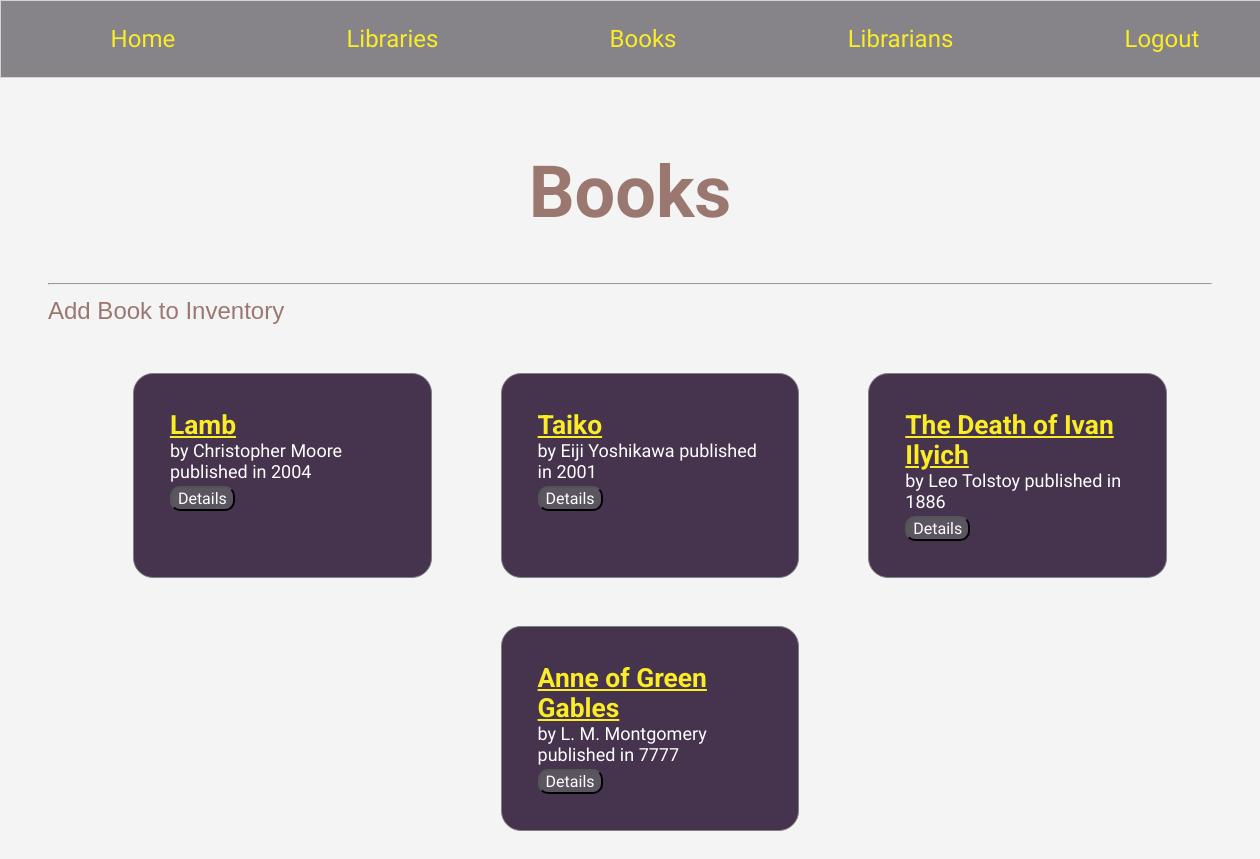
The app's page /books/ (signed in) with its own data.
### libraryapp/models/book.py (models this page shows, shortened)
class Book(models.Model):
    title = models.CharField(max_length = 50)
    ISBN = models.CharField(max_length=100)
    author = models.CharField(max_length=50)
    year_published = models.IntegerField()
    location = models.ForeignKey(Library, on_delete=models.CASCADE)
    librarian = models.ForeignKey(Librarian, on_delete=models.CASCADE)

### libraryapp/views/books/list.py (the view, shortened to what this page needs)
# urls.py: path('books/', book_list, name='books'),
@login_required
def book_list(request):
    if request.method == 'GET':
        with sqlite3.connect(Connection.db_path) as conn:
            conn.row_factory = model_factory(Book)
            db_cursor = conn.cursor()
            db_cursor.execute("""
            select
                b.id,
                b.title,
                b.ISBN,
                b.author,
                b.year_published,
                b.librarian_id,
                b.location_id
            from libraryapp_book b
            """)
            all_books = db_cursor.fetchall()
        template = 'books/list.html'
        context = {
            'all_books': all_books
        }
        return render(request, template, context)

### libraryapp/models/modelfactory.py (called while the page is built)
def model_factory(model_type):
    def create(cursor, row):
        instance = model_type()
        smart_row = sqlite3.Row(cursor, row)
        for col in smart_row.keys():
            setattr(instance, col, smart_row[col])
        return instance
    return create

### libraryapp/templates/books/list.html (shortened to what this page needs)
{% extends 'shared/base.html' %}
{% load static %}
{% block css %}
    <link rel="stylesheet" href="{% static 'styles/books.css' %}" />
{% endblock %}
{% block content %}
    <h1 class="books-title">Books</h1><hr/>
    <a class="add-book" href="{% url 'libraryapp:book_form' %}">Add Book to Inventory</a>
    <ol class="books">
    {% for book in all_books %}
        <li class="book">
            <a class="book__title" href="{% url 'libraryapp:book' book.id %}"> {{ book.title }}</a>
            <div class="book__description">
                by {{book.author}} published in {{book.year_published}}
            </div>
            <button id="detail--{{ book.id }}">Details</button>
        </li>
    {% endfor %}
    </ol>
{% endblock %}

### libraryapp/static/styles/base.css (style rules this page uses)
body { margin: 0; padding: 0; font-size: 1.5em; font-family: 'Gill Sans', 'Gill Sans MT', Calibri, 'Trebuchet MS', sans-serif; }

### libraryapp/static/styles/books.css (style rules this page uses)
.books { list-style: none; display: flex; flex-wrap: wrap; justify-content: space-evenly; }
.book { flex-basis: 20%; padding: 0 2em 0.5em 2em; border: 1px solid gray; margin: 1em; padding: 1.5em; background-color: #46344E; border-radius: 20px; color: white; }
.book__title { font-size: 1.1em; color:#FAED26; font-family: 'Roboto', sans-serif; font-weight: bolder; }
.book__description { font-size: 0.75em; font-family: 'Courier Prime', monospace; }
.book > button { background-color: #5a5560; color: white; font-size: medium; font-family: 'Courier Prime', monospace; border-radius: 10px; }
.books-title { color:#9b786f; text-align: center; font-family: 'Roboto', sans-serif; font-size: 3em; }
body { background-color: rgba(241, 241, 241, 0.76); }
.add-book { color:#9b786f; text-decoration: none; }

### records on screen
Book: title "Lamb", author "Christopher Moore", year_published "2004"
Book: title "Taiko", author "Eiji Yoshikawa", year_published "2001"
Book: title "The Death of Ivan Ilyich", author "Leo Tolstoy", year_published "1886"
Book: title "Anne of Green Gables", author "L. M. Montgomery", year_published "7777"
